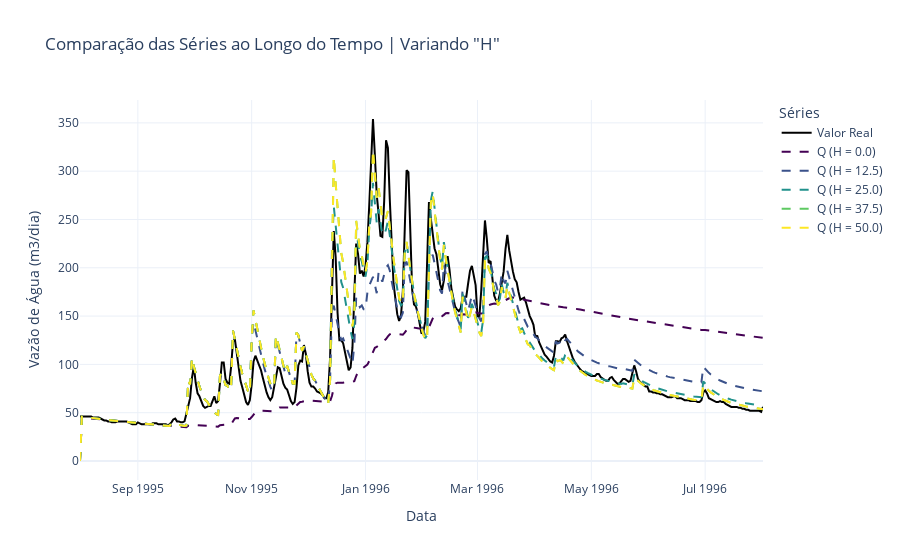
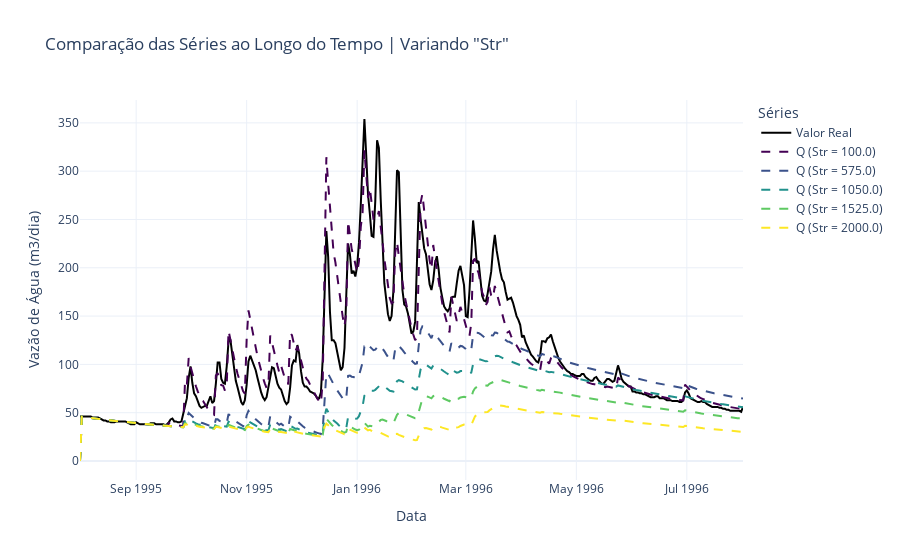
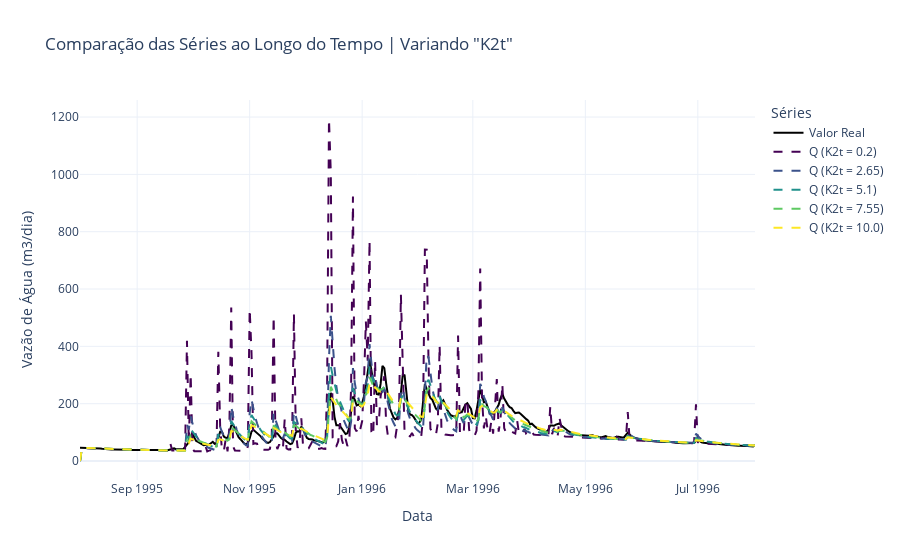
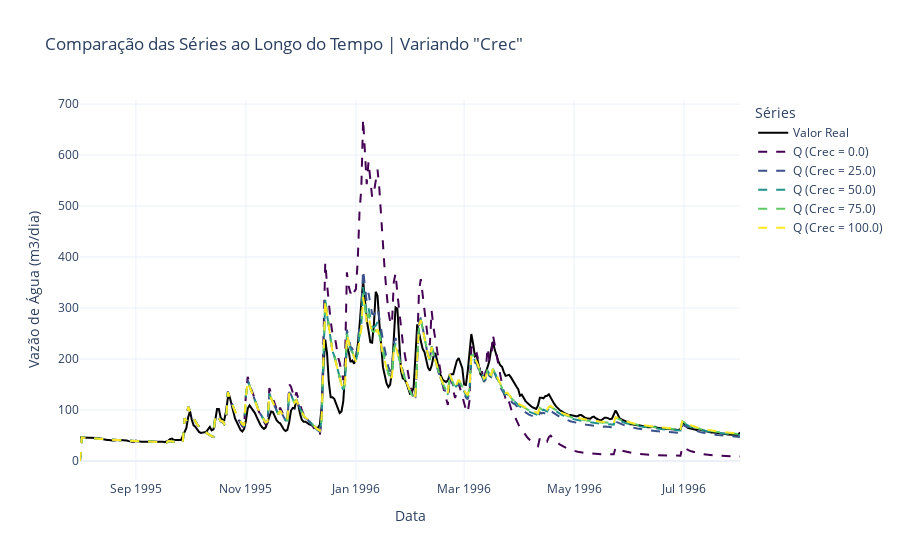

These figures' notebook cell, in order:
### Markdown cell above
#### Executar o modelo para parâmetros definidos

### Code cell
import numpy as np
from modules.smap import ModeloSmapDiario

# Define the parameter grid based on the ranges provided
param_grid = {
    'H': np.linspace(0, 50, 5), # 0.96
    'Str': np.linspace(100, 2000, 5), # 1.19
    'K2t': np.linspace(0.2, 10, 5),  # 0.99
    'Crec': np.linspace(0, 100, 5), # 1.00
    'Ai': np.linspace(2, 5, 5), # 0.99
    'Capc': np.linspace(30, 50, 5), # 1.01
    'Kkt': np.linspace(30, 180, 5), # 1.02
    'K1t': np.linspace(0.2, 10, 5), # 0.96
    'K3t': np.linspace(10, 60, 5), # 0.96
    'kep': np.linspace(0.8, 1.2, 5), # 0.96
}

params_default = params_ons
# params_default = params_middle

preds = data[['Qobs']]
preds.columns = ['Q - OBS']
preds.index.name = 'index'

figs = []
for key, values in param_grid.items():
    for value in values:
        params = {**params_default, key: value}
        result = ModeloSmapDiario(Ep=Ep, Pr=Pr, **params)
        preds[f'Q ({key} = {round(value, 2)})'] = result['Q']
    
    fig = lines_gradient(preds, title=f'Comparação das Séries ao Longo do Tempo | Variando "{key}"')
    figs.append(fig)
    preds = preds[['Q - OBS']]

### Figure 1 — Plotly figure (JSON) as saved in the notebook; plotly's stock layout.template omitted (floating-point values rounded to 4 significant figures; data arrays with more than 128 entries replaced by an {"elided": "..."} marker saying what was removed)
{"data": [{"line": {"color": "black", "width": 2}, "mode": "lines", "name": "Valor Real", "type": "scatter", "x": {"elided": "367 str values"}, "y": {"elided": "367 int values"}}, {"line": {"color": "rgba(68, 1, 84, 1)", "dash": "dash", "width": 2}, "mode": "lines", "name": "Q (H = 0.0)", "type": "scatter", "x": {"elided": "367 str values"}, "y": {"elided": "367 float values"}}, {"line": {"color": "rgba(59, 82, 139, 1)", "dash": "dash", "width": 2}, "mode": "lines", "name": "Q (H = 12.5)", "type": "scatter", "x": {"elided": "367 str values"}, "y": {"elided": "367 float values"}}, {"line": {"color": "rgba(33, 145, 140, 1)", "dash": "dash", "width": 2}, "mode": "lines", "name": "Q (H = 25.0)", "type": "scatter", "x": {"elided": "367 str values"}, "y": {"elided": "367 float values"}}, {"line": {"color": "rgba(94, 201, 98, 1)", "dash": "dash", "width": 2}, "mode": "lines", "name": "Q (H = 37.5)", "type": "scatter", "x": {"elided": "367 str values"}, "y": {"elided": "367 float values"}}, {"line": {"color": "rgba(253, 231, 37, 1)", "dash": "dash", "width": 2}, "mode": "lines", "name": "Q (H = 50.0)", "type": "scatter", "x": {"elided": "367 str values"}, "y": {"elided": "367 float values"}}], "layout": {"autosize": true, "legend": {"title": {"text": "Séries"}}, "title": {"text": "Comparação das Séries ao Longo do Tempo | Variando \"H\""}, "xaxis": {"autorange": true, "range": ["1995-08-01", "1996-08-01"], "title": {"text": "Data"}, "type": "date"}, "yaxis": {"autorange": true, "range": [-19.67, 373.7], "title": {"text": "Vazão de Água (m3/dia)"}, "type": "linear"}}}

### Figure 2 — Plotly figure (JSON) as saved in the notebook; plotly's stock layout.template omitted (floating-point values rounded to 4 significant figures; data arrays with more than 128 entries replaced by an {"elided": "..."} marker saying what was removed)
{"data": [{"line": {"color": "black", "width": 2}, "mode": "lines", "name": "Valor Real", "type": "scatter", "x": {"elided": "367 str values"}, "y": {"elided": "367 int values"}}, {"line": {"color": "rgba(68, 1, 84, 1)", "dash": "dash", "width": 2}, "mode": "lines", "name": "Q (Str = 100.0)", "type": "scatter", "x": {"elided": "367 str values"}, "y": {"elided": "367 float values"}}, {"line": {"color": "rgba(59, 82, 139, 1)", "dash": "dash", "width": 2}, "mode": "lines", "name": "Q (Str = 575.0)", "type": "scatter", "x": {"elided": "367 str values"}, "y": {"elided": "367 float values"}}, {"line": {"color": "rgba(33, 145, 140, 1)", "dash": "dash", "width": 2}, "mode": "lines", "name": "Q (Str = 1050.0)", "type": "scatter", "x": {"elided": "367 str values"}, "y": {"elided": "367 float values"}}, {"line": {"color": "rgba(94, 201, 98, 1)", "dash": "dash", "width": 2}, "mode": "lines", "name": "Q (Str = 1525.0)", "type": "scatter", "x": {"elided": "367 str values"}, "y": {"elided": "367 float values"}}, {"line": {"color": "rgba(253, 231, 37, 1)", "dash": "dash", "width": 2}, "mode": "lines", "name": "Q (Str = 2000.0)", "type": "scatter", "x": {"elided": "367 str values"}, "y": {"elided": "367 float values"}}], "layout": {"autosize": true, "legend": {"title": {"text": "Séries"}}, "title": {"text": "Comparação das Séries ao Longo do Tempo | Variando \"Str\""}, "xaxis": {"autorange": true, "range": ["1995-08-01", "1996-08-01"], "title": {"text": "Data"}, "type": "date"}, "yaxis": {"autorange": true, "range": [-19.67, 373.7], "title": {"text": "Vazão de Água (m3/dia)"}, "type": "linear"}}}

### Figure 3 — Plotly figure (JSON) as saved in the notebook; plotly's stock layout.template omitted (floating-point values rounded to 4 significant figures; data arrays with more than 128 entries replaced by an {"elided": "..."} marker saying what was removed)
{"data": [{"line": {"color": "black", "width": 2}, "mode": "lines", "name": "Valor Real", "type": "scatter", "x": {"elided": "367 str values"}, "y": {"elided": "367 int values"}}, {"line": {"color": "rgba(68, 1, 84, 1)", "dash": "dash", "width": 2}, "mode": "lines", "name": "Q (K2t = 0.2)", "type": "scatter", "x": {"elided": "367 str values"}, "y": {"elided": "367 float values"}}, {"line": {"color": "rgba(59, 82, 139, 1)", "dash": "dash", "width": 2}, "mode": "lines", "name": "Q (K2t = 2.65)", "type": "scatter", "x": {"elided": "367 str values"}, "y": {"elided": "367 float values"}}, {"line": {"color": "rgba(33, 145, 140, 1)", "dash": "dash", "width": 2}, "mode": "lines", "name": "Q (K2t = 5.1)", "type": "scatter", "x": {"elided": "367 str values"}, "y": {"elided": "367 float values"}}, {"line": {"color": "rgba(94, 201, 98, 1)", "dash": "dash", "width": 2}, "mode": "lines", "name": "Q (K2t = 7.55)", "type": "scatter", "x": {"elided": "367 str values"}, "y": {"elided": "367 float values"}}, {"line": {"color": "rgba(253, 231, 37, 1)", "dash": "dash", "width": 2}, "mode": "lines", "name": "Q (K2t = 10.0)", "type": "scatter", "x": {"elided": "367 str values"}, "y": {"elided": "367 float values"}}], "layout": {"autosize": true, "legend": {"title": {"text": "Séries"}}, "title": {"text": "Comparação das Séries ao Longo do Tempo | Variando \"K2t\""}, "xaxis": {"autorange": true, "range": ["1995-08-01", "1996-08-01"], "title": {"text": "Data"}, "type": "date"}, "yaxis": {"autorange": true, "range": [-66.29, 1260.0], "title": {"text": "Vazão de Água (m3/dia)"}, "type": "linear"}}}

### Figure 4 — Plotly figure (JSON) as saved in the notebook; plotly's stock layout.template omitted (floating-point values rounded to 4 significant figures; data arrays with more than 128 entries replaced by an {"elided": "..."} marker saying what was removed)
{"data": [{"line": {"color": "black", "width": 2}, "mode": "lines", "name": "Valor Real", "type": "scatter", "x": {"elided": "367 str values"}, "y": {"elided": "367 int values"}}, {"line": {"color": "rgba(68, 1, 84, 1)", "dash": "dash", "width": 2}, "mode": "lines", "name": "Q (Crec = 0.0)", "type": "scatter", "x": {"elided": "367 str values"}, "y": {"elided": "367 float values"}}, {"line": {"color": "rgba(59, 82, 139, 1)", "dash": "dash", "width": 2}, "mode": "lines", "name": "Q (Crec = 25.0)", "type": "scatter", "x": {"elided": "367 str values"}, "y": {"elided": "367 float values"}}, {"line": {"color": "rgba(33, 145, 140, 1)", "dash": "dash", "width": 2}, "mode": "lines", "name": "Q (Crec = 50.0)", "type": "scatter", "x": {"elided": "367 str values"}, "y": {"elided": "367 float values"}}, {"line": {"color": "rgba(94, 201, 98, 1)", "dash": "dash", "width": 2}, "mode": "lines", "name": "Q (Crec = 75.0)", "type": "scatter", "x": {"elided": "367 str values"}, "y": {"elided": "367 float values"}}, {"line": {"color": "rgba(253, 231, 37, 1)", "dash": "dash", "width": 2}, "mode": "lines", "name": "Q (Crec = 100.0)", "type": "scatter", "x": {"elided": "367 str values"}, "y": {"elided": "367 float values"}}], "layout": {"autosize": true, "legend": {"title": {"text": "Séries"}}, "title": {"text": "Comparação das Séries ao Longo do Tempo | Variando \"Crec\""}, "xaxis": {"autorange": true, "range": ["1995-08-01", "1996-08-01"], "title": {"text": "Data"}, "type": "date"}, "yaxis": {"autorange": true, "range": [-37.27, 708.0], "title": {"text": "Vazão de Água (m3/dia)"}, "type": "linear"}}}
